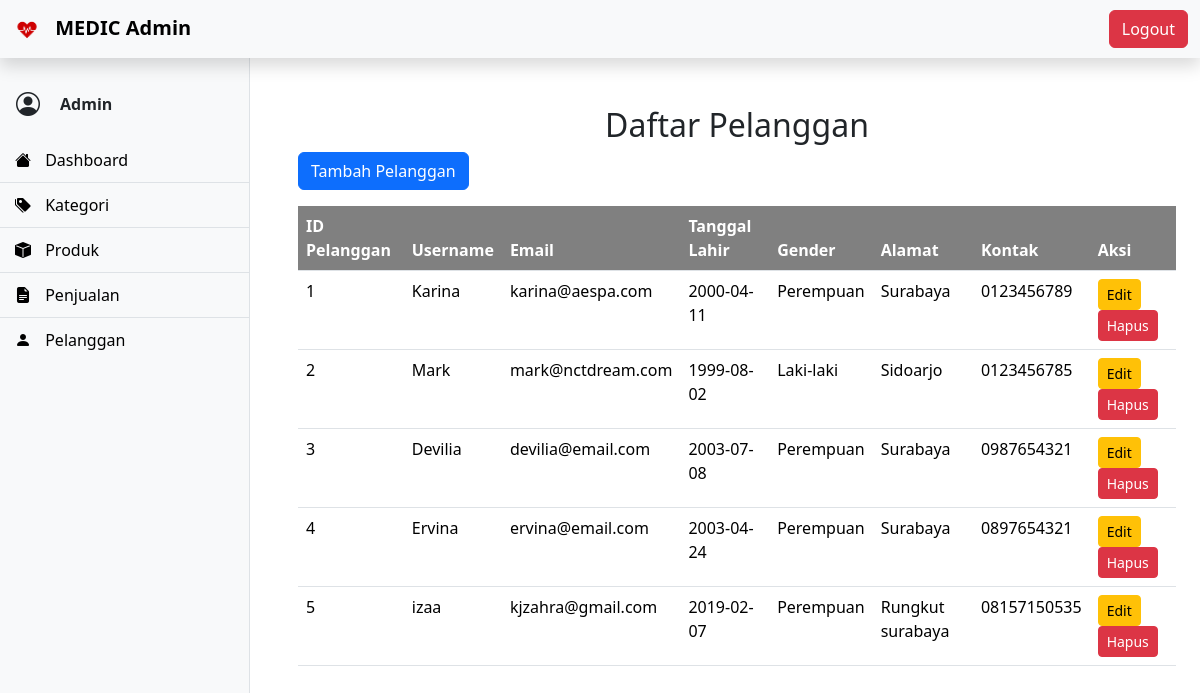
The page /admin/pelanggan.php (signed in) on the database its author committed.
### tables this page shows
CREATE TABLE `customer` (
  `id_customer` int(11) NOT NULL AUTO_INCREMENT,
  `username` varchar(100) NOT NULL,
  `password` varchar(100) NOT NULL,
  `email` varchar(100) DEFAULT NULL,
  `dob` date DEFAULT NULL,
  `id_gender` int(11) DEFAULT NULL,
  `address` text DEFAULT NULL,
  `contact` varchar(15) DEFAULT NULL,
  PRIMARY KEY (`id_customer`),
  KEY `fk_gender` (`id_gender`),
  CONSTRAINT `fk_gender` FOREIGN KEY (`id_gender`) REFERENCES `gender` (`id_gender`)
);

CREATE TABLE `gender` (
  `id_gender` int(11) NOT NULL AUTO_INCREMENT,
  `nama_gender` varchar(50) NOT NULL,
  PRIMARY KEY (`id_gender`)
);

### admin/pelanggan.php (the view, shortened to what this page needs)
<?php
include '../connect.php';
$sql = "SELECT c.id_customer, c.username, c.email, c.dob, g.nama_gender, c.address, c.contact
        FROM customer c
        LEFT JOIN gender g ON c.id_gender = g.id_gender";
$result = $conn->query($sql);
include 'header.php';
?>
<!DOCTYPE html>
<html lang="en">
<head>
    <link href="https://cdn.jsdelivr.net/npm/bootstrap@5.3.3/dist/css/bootstrap.min.css" rel="stylesheet">
</head>
<body>
<div class="container-fluid">
    <div class="row">
        <div class="col-auto">
            <?php include 'sidebar.php';  ?>
        </div>
        <div class="col" style="margin-left: 250px;">
            <div class="container mt-5">
                <h2 class="text-center">Daftar Pelanggan</h2>
                <a href="tambah_pelanggan.php" class="btn btn-primary mb-3">Tambah Pelanggan</a>
                <table class="table">
                    <thead>
                        <tr>
                            <th>ID Pelanggan</th>
                            <th>Username</th>
                            <th>Email</th>
                            <th>Tanggal Lahir</th>
                            <th>Gender</th>
                            <th>Alamat</th>
                            <th>Kontak</th>
                            <th>Aksi</th>
                        </tr>
                    </thead>
                    <tbody>
                        <?php if ($result->num_rows > 0): ?>
                            <?php while ($row = $result->fetch_assoc()): ?>
                                <tr>
                                    <td><?php echo $row['id_customer']; ?></td>
                                    <td><?php echo $row['username']; ?></td>
                                    <td><?php echo $row['email']; ?></td>
                                    <td><?php echo $row['dob']; ?></td>
                                    <td><?php echo $row['nama_gender']; ?></td>
                                    <td><?php echo $row['address']; ?></td>
                                    <td><?php echo $row['contact']; ?></td>
                                    <td>
                                        <a href="edit_pelanggan.php?id_customer=<?php echo $row['id_customer']; ?>" class="btn btn-warning btn-sm">Edit</a>
                                        <a href="hapus_pelanggan.php?id_customer=<?php echo $row['id_customer']; ?>" class="btn btn-danger btn-sm" onclick="return confirm('Apakah Anda yakin ingin menghapus pelanggan ini?');">Hapus</a>
                                    </td>
                                </tr>
                            <?php endwhile; ?>
                        <?php endif; ?>
                    </tbody>
                </table>
            </div>
        </div>
    </div>
</div>
</body>
</html>

### admin/pelanggan.php (style rules this page uses)
.table thead th { background-color: gray; color: white; }

### rows shown on the page
customer: id_customer "1", username "Karina", email "karina@aespa.com", dob "2000-04-11", id_gender.nama_gender "Perempuan", address "Surabaya", contact "0123456789"
customer: id_customer "2", username "Mark", email "mark@nctdream.com", dob "1999-08-02", id_gender.nama_gender "Laki-laki", address "Sidoarjo", contact "0123456785"
customer: id_customer "3", username "Devilia", email "devilia@email.com", dob "2003-07-08", id_gender.nama_gender "Perempuan", address "Surabaya", contact "0987654321"
customer: id_customer "4", username "Ervina", email "ervina@email.com", dob "2003-04-24", id_gender.nama_gender "Perempuan", address "Surabaya", contact "0897654321"
customer: id_customer "5", username "izaa", email "kjzahra@gmail.com", dob "2019-02-07", id_gender.nama_gender "Perempuan", address "Rungkut surabaya", contact "08157150535"

### other values the page prints
$_SESSION['admin'] "Admin"
